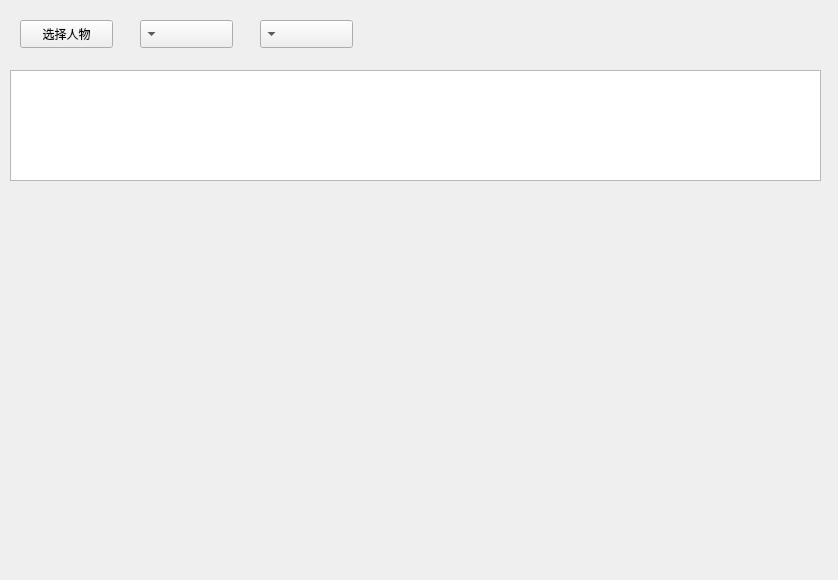
<?xml version="1.0" encoding="UTF-8"?>
<ui version="4.0">
 <class>IntimacyForm</class>
 <widget class="QWidget" name="IntimacyForm">
  <property name="geometry">
   <rect>
    <x>0</x>
    <y>0</y>
    <width>838</width>
    <height>580</height>
   </rect>
  </property>
  <property name="windowTitle">
   <string>电影剧本人物关系分析系统</string>
  </property>
  <widget class="QPushButton" name="pushButton">
   <property name="geometry">
    <rect>
     <x>20</x>
     <y>20</y>
     <width>93</width>
     <height>28</height>
    </rect>
   </property>
   <property name="text">
    <string>选择人物</string>
   </property>
  </widget>
  <widget class="QWidget" name="verticalLayoutWidget">
   <property name="geometry">
    <rect>
     <x>10</x>
     <y>190</y>
     <width>821</width>
     <height>381</height>
    </rect>
   </property>
   <layout class="QVBoxLayout" name="verticalLayout_2"/>
  </widget>
  <widget class="QWidget" name="verticalLayoutWidget_2">
   <property name="geometry">
    <rect>
     <x>10</x>
     <y>70</y>
     <width>811</width>
     <height>111</height>
    </rect>
   </property>
   <layout class="QVBoxLayout" name="verticalLayout">
    <item>
     <widget class="QTextBrowser" name="textBrowser"/>
    </item>
   </layout>
  </widget>
  <widget class="QComboBox" name="comboBox">
   <property name="geometry">
    <rect>
     <x>140</x>
     <y>20</y>
     <width>93</width>
     <height>28</height>
    </rect>
   </property>
   <property name="layoutDirection">
    <enum>Qt::RightToLeft</enum>
   </property>
  </widget>
  <widget class="QComboBox" name="comboBox_2">
   <property name="geometry">
    <rect>
     <x>260</x>
     <y>20</y>
     <width>93</width>
     <height>28</height>
    </rect>
   </property>
   <property name="layoutDirection">
    <enum>Qt::RightToLeft</enum>
   </property>
  </widget>
 </widget>
 <resources/>
 <connections/>
</ui>
